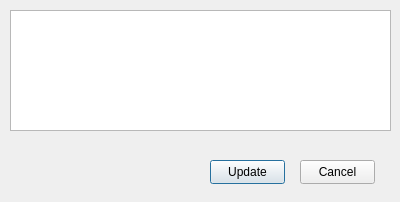
<?xml version="1.0" encoding="UTF-8"?>
<ui version="4.0">
 <class>Dialog</class>
 <widget class="QDialog" name="Dialog">
  <property name="geometry">
   <rect>
    <x>0</x>
    <y>0</y>
    <width>400</width>
    <height>202</height>
   </rect>
  </property>
  <property name="windowTitle">
   <string>Dialog</string>
  </property>
  <widget class="QTableWidget" name="table">
   <property name="geometry">
    <rect>
     <x>10</x>
     <y>10</y>
     <width>381</width>
     <height>121</height>
    </rect>
   </property>
  </widget>
  <widget class="QPushButton" name="updatebtn">
   <property name="geometry">
    <rect>
     <x>210</x>
     <y>160</y>
     <width>75</width>
     <height>24</height>
    </rect>
   </property>
   <property name="text">
    <string>Update</string>
   </property>
  </widget>
  <widget class="QPushButton" name="cancelbtn">
   <property name="geometry">
    <rect>
     <x>300</x>
     <y>160</y>
     <width>75</width>
     <height>24</height>
    </rect>
   </property>
   <property name="text">
    <string>Cancel</string>
   </property>
  </widget>
 </widget>
 <resources/>
 <connections/>
</ui>
